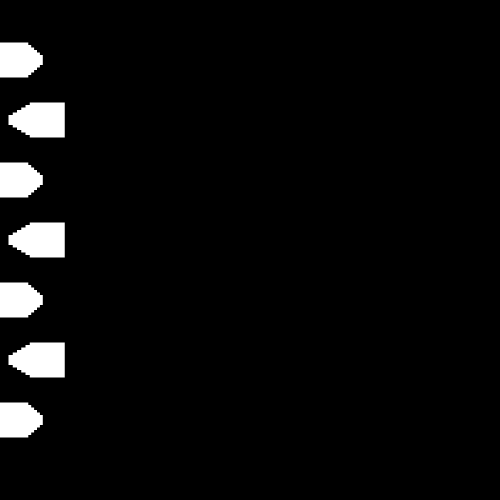
Frame 1 (no input)
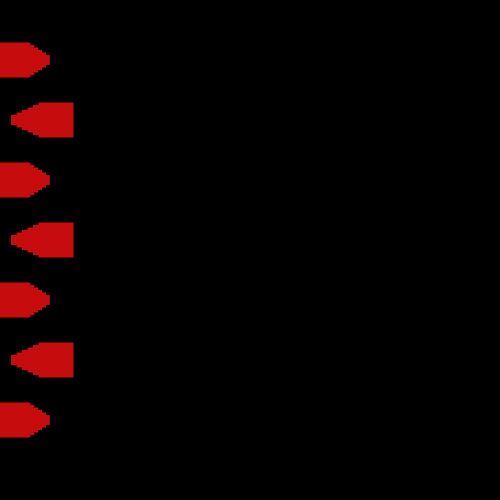
Frame 60 (the mouse pressed at the canvas centre just before this capture)
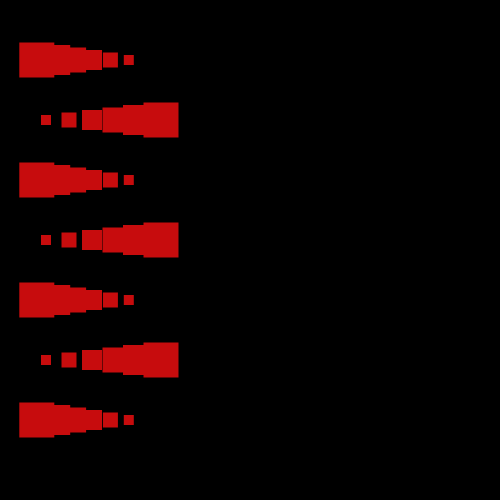
Frame 120 (the mouse held since frame 60 and released just before this capture)

The Processing sketch that drew these frames (run headless with seeded random() and noise(); from frame 60 on, the mouse is pressed at the canvas centre):

// Processing sketch: processing_119837
// ── processing_119837.pde

int i;
int j;
float k=14;
int direction;
void setup()
{
  size(500,500);
  rectMode(CENTER);
  noStroke();
}
void draw()
{
 
  background(0);
  
  if(k == 0) {
      direction = 1;
      fill(199,12,13);
  } else if(k == 125) {
      direction = 0;
      fill(135,24,24);
  }
  
  if(direction == 1) {
    k=k+0.5;
  } else {
    k=k-0.5;
  }
  
 
  
  
  
  for(j=1;j<8;j++) {
      for(i=2;i<8;i++) {
          if (j%2==0){
              rect(k*0.5*i,j*60,i*5,i*5);
          } else {
              rect(k*0.4*i,j*60,(9-i)*5,(9-i)*5);
          }
      }
  }
  
//println(mouseX);
  }
  
